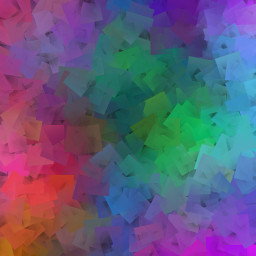
#> input picture Resources/blend1.jpg, 256 x 256 px, found by its file name
$ python addweighted.py
#> lines starting #> are read from the running program, lines starting #| are printed output that depends on the picture
import cv2
import numpy as np

image1 = cv2.imread("Resources/blend1.jpg")
#> image1 is the input picture: shape (256, 256, 3); mean B, G, R 122.3, 90.9, 96.8
image2 = cv2.imread("Resources/blend2.jpg")
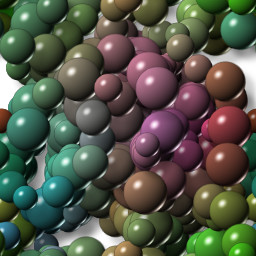
#> input picture Resources/blend2.jpg, 256 x 256 px, found by its file name
#> image2 is the input picture: shape (256, 256, 3); mean B, G, R 71.6, 86.1, 82.2
imageTop = image2.copy()

if type(image1).__module__ != "numpy":
    print("Arquivo não encontrado")

if type(image2).__module__ != "numpy":
    print("Arquivo não encontrado")

alfa = 0.0
alfa_slider = 0
alfa_slider_max = 100
top_slider = 0
top_slider_max = 100
TrackbarName = ''


def on_trackbar_blend(param):
    global alfa_slider
    global alfa

    alfa_slider = param
    alfa = alfa_slider/alfa_slider_max
    blended = cv2.addWeighted(image1, 1-alfa, imageTop, alfa, 0.0)
    cv2.imshow("addweighted", blended)


def on_trackbar_line(top_slider):
    global imageTop

    imageTop = image1.copy()
    limit = top_slider*255//100
    if limit > 0:
        imageTop[:limit] = image2[:limit]
        cv2.imshow("addweighted", imageTop)

    on_trackbar_blend(alfa_slider)


def main():
    cv2.namedWindow("addweighted", 1)

    TrackbarName = "Alpha x {0}".format(alfa_slider_max)
    cv2.createTrackbar(TrackbarName, "addweighted", alfa_slider,
                       alfa_slider_max, lambda x: on_trackbar_blend(x))
#> slider 'Alpha x 100' is set to 33
    on_trackbar_blend(alfa_slider)

    TrackbarName = "Scanline x {0}".format(top_slider_max)
    cv2.createTrackbar(TrackbarName, "addweighted", top_slider,
                       top_slider_max, lambda x: on_trackbar_line(x))
#> slider 'Scanline x 100' is set to 33
    on_trackbar_line(top_slider)

    cv2.waitKey()
#> call 2 of on_trackbar_line, with top_slider = 33
#> in on_trackbar_line (call 2), `imageTop[:limit] = image2[:limit]`:
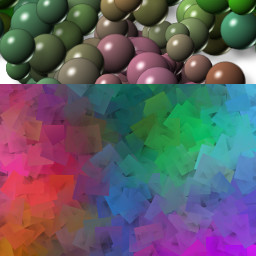
#> imageTop: shape (256, 256, 3); mean B, G, R 101.6, 92.8, 97.2
#> call 4 of on_trackbar_blend, with param = 33
#> in on_trackbar_blend (call 4), `blended = cv2.addWeighted(image1, 1-alfa, imageTop, alfa, 0.0)`:
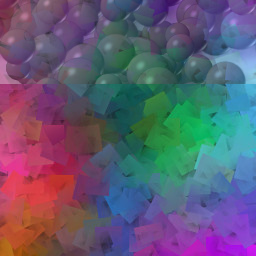
#> blended: shape (256, 256, 3); mean B, G, R 115.5, 91.5, 97


if __name__ == '__main__':
    main()
